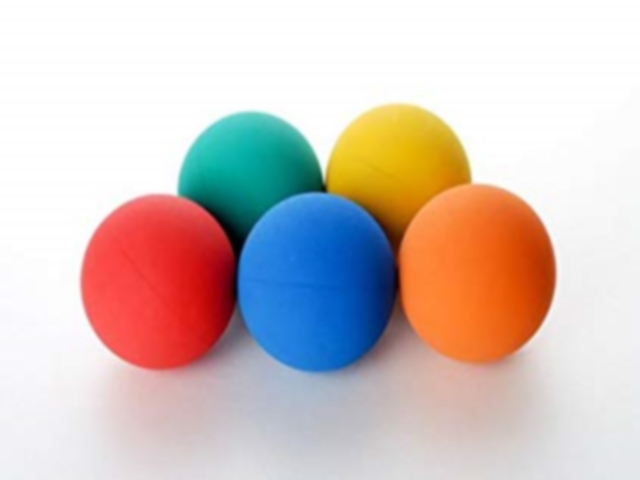
#> input picture circle_hough_transform/1-original.jpg, 640 x 480 px, given in place of the camera
$ python b_real_time.py
#> lines starting #> are read from the running program, lines starting #| are printed output that depends on the picture; after the words box and inside, x2 and y2 are one past the last pixel; in counts of white or black regions, pixels touching at a corner belong together
#!/usr/bin/env python2
# -*- coding: utf-8 -*-

# source 1: https://www.learnopencv.com/color-spaces-in-opencv-cpp-python/
# source 2: https://github.com/spmallick/learnopencv/tree/master/ColorSpaces/
# source 3: https://docs.opencv.org/3.4.1/df/d9d/tutorial_py_colorspaces.html/
# source 4: https://www.pyimagesearch.com/2015/09/14/ball-tracking-with-opencv/

# setting up modules used in the program
import numpy as np
import imutils
import time
import cv2

# capture video from webcam
cap = cv2.VideoCapture(0)
# set video width to 640 pixels
cap.set(cv2.CAP_PROP_FRAME_WIDTH, 640)
# set video height to 480 pixels
cap.set(cv2.CAP_PROP_FRAME_HEIGHT, 480)
# minimum red color range in ycrcb colouring
lower_red = np.array([ 10, 160, 110])
# maximum red color range in ycrcb colouring
upper_red = np.array([255, 180, 120])

while True:

    # calculate start time
    start = time.time()
    # capture frame-by-frame
    ret, frame = cap.read()
#> frame is the input picture: shape (480, 640, 3); mean B, G, R 192.1, 196.1, 210.8
    # convert the raw frame into a format understandable by opencv
    bgr = cv2.cvtColor(frame, cv2.IMREAD_COLOR)
    # mirror the frame corresponding to y-axis
    flip = cv2.flip(bgr, 1)
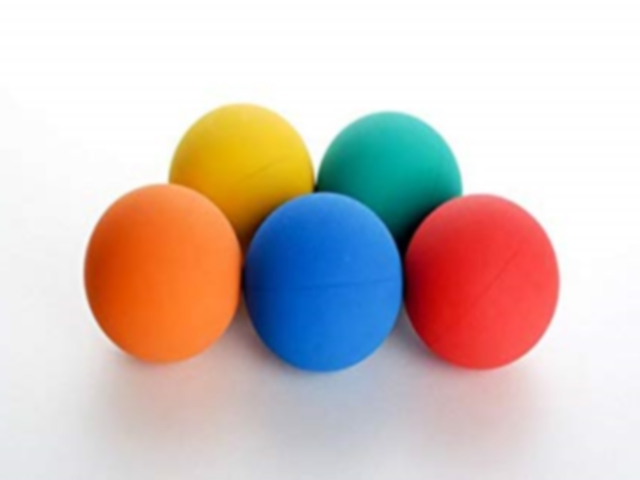
#> flip: shape (480, 640, 3); mean B, G, R 192.1, 196.1, 210.8

    # convert frame coloring to ycrcb
    ycrcb = cv2.cvtColor(flip, cv2.COLOR_BGR2YCrCb)
#> ycrcb: shape (480, 640, 3); mean of channels 0, 1, 2 200, 135.7, 123.5
    # mask all colour except red
    mask = cv2.inRange(ycrcb, lower_red, upper_red)
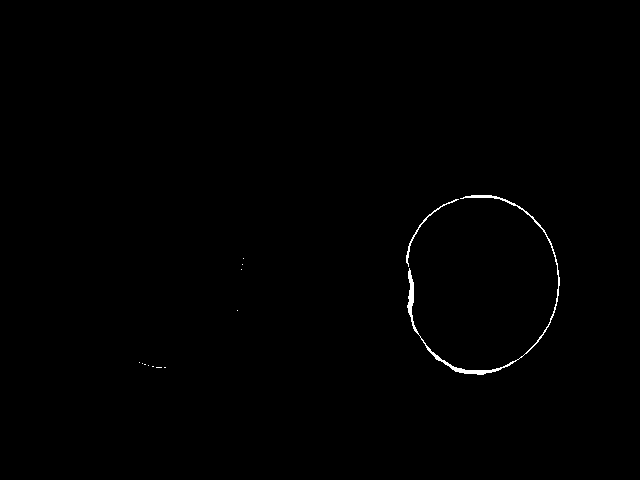
#> mask: shape (480, 640); 0.39% white; 13 white regions (11 under 20 px), largest, box (x1, y1, x2, y2) and area: (407, 195, 560, 375) 1014, (406, 199, 459, 267) 159
    # erode outer pixels of an object in mask
    mask = cv2.erode(mask, None, iterations = 2)
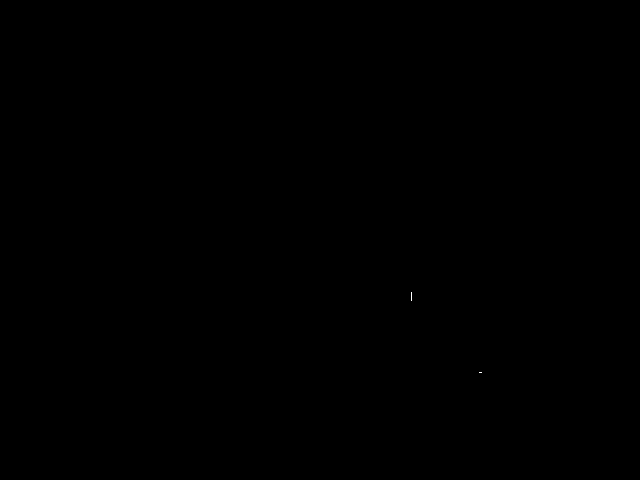
#> mask: shape (480, 640); 0% white in thin lines or dots, all inside (x1, y1, x2, y2) = (411, 292, 482, 373)
    # dilate outer pixels of an object in mask
    mask = cv2.dilate(mask, None, iterations = 2)
#> mask: shape (480, 640); 0.03% white; 2 white regions

    # find contours in the mask
    cnts = cv2.findContours(mask.copy(), cv2.RETR_EXTERNAL, cv2.CHAIN_APPROX_SIMPLE)
#> cnts = 2 contours; box (x1, y1, x2, y2) and area: (409, 290, 414, 303) 48, (477, 370, 484, 375) 24
    cnts = imutils.grab_contours(cnts)
    # initialize (x, y) center of the ball
    center = None

    # if countour was found
    if (len(cnts) > 0):

        # find the largest contour in the mask
        c = max(cnts, key = cv2.contourArea)
#> c = [[409, 290], [409, 302], [413, 302], [413, 290]]
        # calculate the minimum enclosing circle
        ((x, y), radius) = cv2.minEnclosingCircle(c)
#> x = 411; y = 296; radius = 6.32
        # calculate the centroid
        M = cv2.moments(c)
#> M = moments, m00 48, centre m10/m00, m01/m00 = (411, 296)
        center = (int(M["m10"] / M["m00"]), int(M["m01"] / M["m00"]))
#> center = (411, 296)

        # if the radius meets a minimum size
        if (radius > 10):

            # draw the circle
            cv2.circle(flip, (int(x), int(y)), int(radius), (255, 255, 255), 2)
            # draw the centroid
            cv2.circle(flip, center, 5, (255, 255, 255), -1)
            # center pinpoint result
            print ("The circle's center is located at point x-axis: %s, y-axis: %s." % (center[0], center[1]))

    # calculate end time
    end = time.time() - start
    print ("Time taken to process 1 frame is %.6f [s]" % end)

    # Display the resulting frame
    cv2.imshow("Real time red circle tracking, to quit press [q].", flip)
    if cv2.waitKey(1) & 0xFF == ord('q'):
#> (key q is pressed here)
        break

# When everything done, release the capture
cap.release()
cv2.destroyAllWindows()
